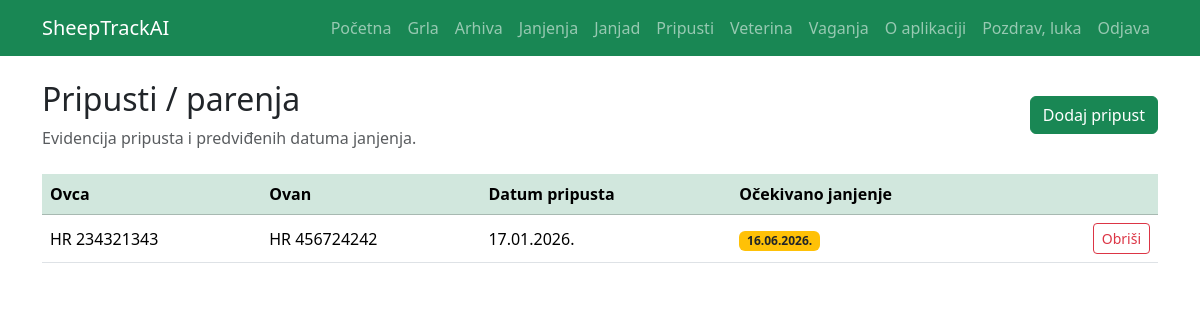
The page /breeding/ (signed in) on the database its author committed.
### breeding/models.py (models this page shows, shortened)
class Breeding(models.Model):
    ewe = models.ForeignKey(
        Sheep,
        on_delete=models.CASCADE,
        related_name="breedings_as_ewe",
        verbose_name="Ovca"
    )
    ram = models.ForeignKey(
        Sheep,
        on_delete=models.SET_NULL,
        null=True,
        blank=True,
        related_name="breedings_as_ram",
        verbose_name="Ovan"
    )
    breeding_date = models.DateField(
        verbose_name="Datum pripusta"
    )
    expected_lambing_date = models.DateField(
        blank=True,
        null=True,
        verbose_name="Očekivano janjenje"
    )
    notes = models.TextField(
        blank=True,
        verbose_name="Napomena"
    )
    created_at = models.DateTimeField(auto_now_add=True)

### sheep/models.py (models this page shows, shortened)
class Sheep(models.Model):
    BREED_CHOICES = [
        ('CIGAJA', 'Cigaja'),
        ('CRESKA', 'Creska ovca'),
        ('DALMATINSKA_PRAMENKA', 'Dalmatinska pramenka'),
        ('DUBROVACKA_RUDA', 'Dubrovačka ovca – ruda'),
        ('ISTARSKA', 'Istarska ovca'),
        ('KRCKA', 'Krčka ovca'),
        ('LICKA_PRAMENKA', 'Lička pramenka'),
        ('PASKA', 'Paška ovca'),
        ('RAPSKA', 'Rapska ovca'),
        ('ISTOCNOFRIZIJSKA', 'Istočnofrizijska ovca'),
        ('MERINOLANDSCHAF', 'Merinolnadschaf / merinolandšaf'),
        ('ROMANOVSKA', 'Romanovska ovca'),
        ('SOLCAVSKO_JEZERSKA', 'Solčavsko-jezerska ovca'),
        ('SUFFOLK', 'Suffolk / safolk'),
        ('TRAVNICKA_PRAMENKA', 'Travnička / vlašićka / dubska pramenka'),
        ('DORPER', 'Dorper'),
        ('TEXEL', 'Texel / teksel'),
        ('KERRY_HILL', 'Kerry Hill'),
        ('CLUN_FOREST', 'Clun forest'),
        ('KAMERUNSKA', 'Kamerunska ovca'),
        ('BERRICHON_DU_CHER', 'Berrichon du Cher'),
        ('LACAUNE', 'Lacaune / lakon'),
        ('OSTALO', 'Ostalo'),
    ]
    SEX_CHOICES = [
        ('Z', 'Žensko'),
        ('M', 'Muško'),
    ]
    CATEGORY_CHOICES = [
        ('JANJE', 'Janje'),
        ('SILJEZICA', 'Šilježica'),
        ('OVNIC', 'Ovnić'),
        ('OVCA', 'Ovca'),
        ('OVAN', 'Ovan'),
    ]
    STATUS_CHOICES = [
        ('ACTIVE', 'Aktivno'),
        ('SOLD', 'Prodano'),
        ('DEAD', 'Uginulo'),
        ('SLAUGHTERED', 'Zaklano'),
    ]
    farm = models.ForeignKey(
        Farm,
        on_delete=models.CASCADE,
        related_name='sheep'
    )
    eid_number = models.CharField(
        max_length=12,
        unique=True,
        verbose_name="Životni broj"
    )
    breed = models.CharField(
        max_length=50,
        choices=BREED_CHOICES,
        default='SOLCAVSKO_JEZERSKA',
        verbose_name="Pasmina"
    )
    sex = models.CharField(
        max_length=1,
        choices=SEX_CHOICES,
        default='Z',
        verbose_name="Spol"
    )
    birth_date = models.DateField(
        verbose_name="Datum rođenja"
    )
    is_breeding_ram = models.BooleanField(
        default=False,
        verbose_name="Rasplodni ovan"
    )
    category = models.CharField(
        max_length=20,
        choices=CATEGORY_CHOICES,
        default='JANJE',
        verbose_name="Kategorija"
    )
    status = models.CharField(
        max_length=20,
        choices=STATUS_CHOICES,
        default='ACTIVE',
        verbose_name="Status"
    )
    exit_date = models.DateField(
        null=True,
        blank=True,
        verbose_name="Datum izlaska"
    )
    exit_reason = models.TextField(
        blank=True,
        verbose_name="Razlog / napomena izlaska"
    )
    notes = models.TextField(
        blank=True,
        verbose_name="Napomena"
    )
    created_at = models.DateTimeField(
        auto_now_add=True
    )

### breeding/views.py (the view)
# urls.py: path("", breeding_list, name="breeding_list"),
@login_required
def breeding_list(request):
    farm = get_user_farm(request.user)
    breedings = Breeding.objects.none()
    if farm:
        breedings = Breeding.objects.filter(
            ewe__farm=farm
        ).select_related("ewe", "ram").order_by("-breeding_date")
    return render(request, "breeding/breeding_list.html", {
        "breedings": breedings
    })

### breeding/views.py (called while the page is built)
def get_user_farm(user):
    return Farm.objects.filter(owner=user).first()

### templates/breeding/breeding_list.html (shortened to what this page needs)
{% extends 'base.html' %}
{% block content %}
<div class="d-flex justify-content-between align-items-center mb-4">
    <div>
        <h2>Pripusti / parenja</h2>
        <p class="text-muted mb-0">Evidencija pripusta i predviđenih datuma janjenja.</p>
    </div>
    <a href="{% url 'breeding_create' %}" class="btn btn-success">
        Dodaj pripust
    </a>
</div>
{% if breedings %}
<table class="table table-hover align-middle">
    <thead class="table-success">
        <tr>
            <th>Ovca</th>
            <th>Ovan</th>
            <th>Datum pripusta</th>
            <th>Očekivano janjenje</th>
            <th></th>
        </tr>
    </thead>
    <tbody>
        {% for item in breedings %}
        <tr>
            <td>{{ item.ewe.eid_number }}</td>
            <td>
                {% if item.ram %}
                    {{ item.ram.eid_number }}
                {% else %}
                    -
                {% endif %}
            </td>
            <td>{{ item.breeding_date|date:"d.m.Y." }}</td>
            <td>
                <span class="badge bg-warning text-dark">
                    {{ item.expected_lambing_date|date:"d.m.Y." }}
                </span>
            </td>
            <td class="text-end">
                <a href="{% url 'breeding_delete' item.pk %}" class="btn btn-sm btn-outline-danger">
                    Obriši
                </a>
            </td>
        </tr>
        {% endfor %}
    </tbody>
</table>
{% else %}
<div class="alert alert-info">
    Nema evidentiranih pripusta.
</div>
{% endif %}
{% endblock %}

### templates/base.html (shortened to what this page needs)
<!DOCTYPE html>
<html lang="hr">
<head>
    <link href="https://cdn.jsdelivr.net/npm/bootstrap@5.3.7/dist/css/bootstrap.min.css" rel="stylesheet">
</head>
<body>
<nav class="navbar navbar-expand-lg navbar-dark bg-success">
    <div class="container">
        <a class="navbar-brand" href="/">
            SheepTrackAI
        </a>
        <div class="collapse navbar-collapse" id="navbarNav">
            <ul class="navbar-nav ms-auto">
               <li class="nav-item">
                    <a class="nav-link" href="/">Početna</a>
                </li>
                <li class="nav-item">
                    <a class="nav-link" href="{% url 'sheep_list' %}">Grla</a>
                </li>
                <li class="nav-item">
                    <a class="nav-link" href="{% url 'sheep_archive' %}">Arhiva</a>
                </li>
                <li class="nav-item">
                        <a class="nav-link" href="{% url 'lambing_list' %}">Janjenja</a>
                </li>
                <li class="nav-item">
                    <a class="nav-link" href="{% url 'lamb_list' %}">Janjad</a>
                </li>
                <li class="nav-item">
                    <a class="nav-link" href="{% url 'breeding_list' %}">Pripusti</a>
                </li>
                <li class="nav-item">
                    <a class="nav-link" href="{% url 'veterinary_list' %}">Veterina</a>
                </li>
                <li class="nav-item">
                    <a class="nav-link" href="{% url 'weight_list' %}">Vaganja</a>
                </li>
                <li class="nav-item">
                    <a class="nav-link" href="{% url 'about' %}">O aplikaciji</a>
                </li>
                {% if user.is_authenticated %}
                <li class="nav-item">
                    <span class="nav-link">
                        Pozdrav, {{ user.username }}
                    </span>
                </li>
                <li class="nav-item">
                    <a class="nav-link" href="{% url 'logout' %}">
                        Odjava
                    </a>
                </li>
                {% endif %}
            </ul>
        </div>
    </div>
</nav>
<div class="container mt-4">
    {% block content %}
    {% endblock %}
</div>
</body>
</html>

### rows shown on the page
Breeding: ewe.eid_number "HR 234321343", ram.eid_number "HR 456724242", breeding_date "17.01.2026.", expected_lambing_date "16.06.2026."

### other values the page prints
{{ user.username }} "luka"
